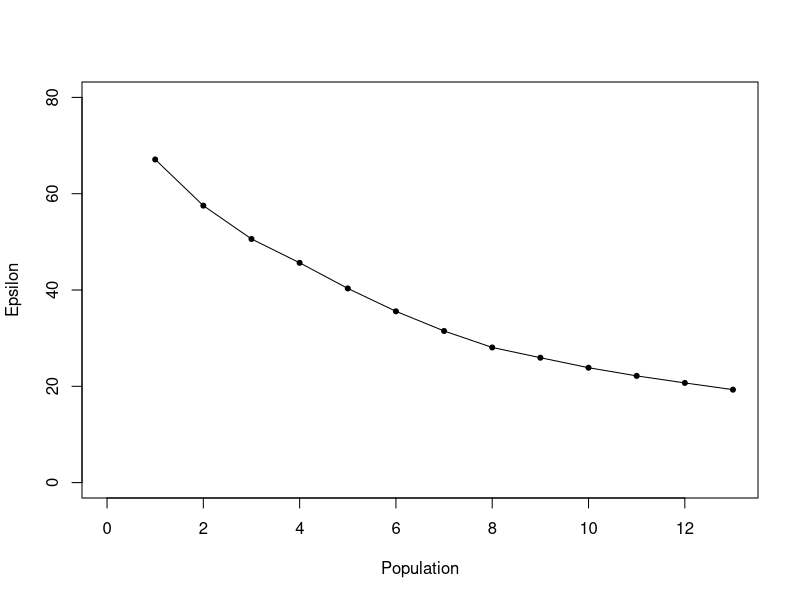

This chart was generated by the following R code:

#ATc_epsilon <- c(68.47745251, 57.8679862609, 49.2835265802, 41.7978223904, 35.3180173666, 30.4227706464, 26.3459953444, 23.8256874601, 21.6831500945, 19.9485472759)
#IPTG_epsilon <-c(64.60678611, 59.0427268608, 54.0599584625, 50.4772129194, 47.5687027846, 45.0386758047,  42.9565751568,  41.2733335703,  39.1936278926)
#iptg_epsilon <- c( 63.92462642, 57.1087483051,52.2361104386, 48.4806314649, 45.8165448896,43.290029663, 40.9192296046,39.2494877308, 37.7549307929,36.1000235947, 34.3629435195)




ATc_epsilon <- c(67.11078191,57.5181715979,50.5950461836,45.6451351091,40.3261491933,35.5722896805,31.4862641396,28.0634782392,25.935024334,23.8590260266,22.1603147097,20.6989018227,19.2977962768)
population_Atc <-c(1,2,3,4,5,6,7,8,9,10,11,12,13)
#population_iptg <-c(1,2,3,4,5,6,7,8,9)

plot(population_Atc, ATc_epsilon, xlim=c(0,13), ylim=c(0,80), col='black', pch=20, xlab='Population', ylab='Epsilon')
lines(population_Atc, ATc_epsilon, col='black')
#points(population_iptg, IPTG_epsilon, xlim=c(0,10), ylim=c(0,80), col='#a50026', pch=20)
#lines(population_iptg, IPTG_epsilon, col='#a50026')
#legend(7, 80, legend=c("ATc induction", "IPTG induction"),
#       col=c('#006837', "#a50026"), lwd=2, cex=1.2,  box.lty=0)
#abline(h=10, lty=5)
#text(1,12,"Epsilon = 10")

